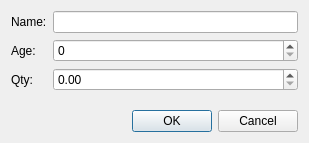
<?xml version="1.0" encoding="UTF-8"?>
<ui version="4.0">
 <class>Dialog</class>
 <widget class="QDialog" name="Dialog">
  <property name="geometry">
   <rect>
    <x>0</x>
    <y>0</y>
    <width>309</width>
    <height>143</height>
   </rect>
  </property>
  <property name="windowTitle">
   <string>Dialog</string>
  </property>
  <layout class="QVBoxLayout" name="verticalLayout">
   <item>
    <layout class="QGridLayout" name="gridLayout">
     <item row="0" column="0">
      <widget class="QLabel" name="label">
       <property name="text">
        <string>Name:</string>
       </property>
      </widget>
     </item>
     <item row="0" column="1">
      <widget class="QLineEdit" name="txtName"/>
     </item>
     <item row="1" column="0">
      <widget class="QLabel" name="label_2">
       <property name="text">
        <string>Age:</string>
       </property>
      </widget>
     </item>
     <item row="1" column="1">
      <widget class="QSpinBox" name="sbAge">
       <property name="maximum">
        <number>120</number>
       </property>
      </widget>
     </item>
     <item row="2" column="0">
      <widget class="QLabel" name="label_3">
       <property name="text">
        <string>Qty:</string>
       </property>
      </widget>
     </item>
     <item row="2" column="1">
      <widget class="QDoubleSpinBox" name="sbQty">
       <property name="maximum">
        <double>1000.000000000000000</double>
       </property>
       <property name="stepType">
        <enum>QAbstractSpinBox::StepType::AdaptiveDecimalStepType</enum>
       </property>
      </widget>
     </item>
    </layout>
   </item>
   <item>
    <spacer name="verticalSpacer">
     <property name="orientation">
      <enum>Qt::Orientation::Vertical</enum>
     </property>
     <property name="sizeHint" stdset="0">
      <size>
       <width>20</width>
       <height>40</height>
      </size>
     </property>
    </spacer>
   </item>
   <item>
    <widget class="QDialogButtonBox" name="buttonBox">
     <property name="standardButtons">
      <set>QDialogButtonBox::StandardButton::Cancel|QDialogButtonBox::StandardButton::Ok</set>
     </property>
    </widget>
   </item>
  </layout>
 </widget>
 <resources/>
 <connections/>
</ui>
